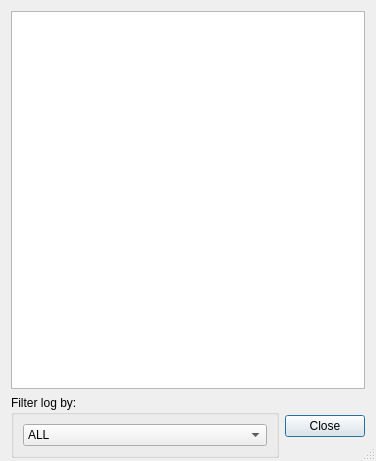
<?xml version="1.0" encoding="UTF-8"?>
<ui version="4.0">
 <class>LogDisplayDialog</class>
 <widget class="QDialog" name="LogDisplayDialog">
  <property name="geometry">
   <rect>
    <x>0</x>
    <y>0</y>
    <width>376</width>
    <height>461</height>
   </rect>
  </property>
  <property name="windowTitle">
   <string>RespeQt Log View</string>
  </property>
  <property name="sizeGripEnabled">
   <bool>true</bool>
  </property>
  <property name="modal">
   <bool>false</bool>
  </property>
  <layout class="QGridLayout" name="gridLayout">
   <property name="bottomMargin">
    <number>3</number>
   </property>
   <item row="0" column="0" colspan="2">
    <widget class="QTextEdit" name="textEdit">
     <property name="readOnly">
      <bool>true</bool>
     </property>
    </widget>
   </item>
   <item row="1" column="0">
    <widget class="QGroupBox" name="groupBox">
     <property name="sizePolicy">
      <sizepolicy hsizetype="Preferred" vsizetype="Preferred">
       <horstretch>0</horstretch>
       <verstretch>0</verstretch>
      </sizepolicy>
     </property>
     <property name="title">
      <string>Filter log by:</string>
     </property>
     <layout class="QHBoxLayout" name="horizontalLayout">
      <item>
       <widget class="QComboBox" name="listByDisk">
        <property name="editable">
         <bool>false</bool>
        </property>
        <property name="currentIndex">
         <number>0</number>
        </property>
        <property name="modelColumn">
         <number>0</number>
        </property>
        <item>
         <property name="text">
          <string>ALL</string>
         </property>
        </item>
        <item>
         <property name="text">
          <string>Disk 1</string>
         </property>
        </item>
        <item>
         <property name="text">
          <string>Disk 2</string>
         </property>
        </item>
        <item>
         <property name="text">
          <string>Disk 3</string>
         </property>
        </item>
        <item>
         <property name="text">
          <string>Disk 4</string>
         </property>
        </item>
        <item>
         <property name="text">
          <string>Disk 5</string>
         </property>
        </item>
        <item>
         <property name="text">
          <string>Disk 6</string>
         </property>
        </item>
        <item>
         <property name="text">
          <string>Disk 7</string>
         </property>
        </item>
        <item>
         <property name="text">
          <string>Disk 8</string>
         </property>
        </item>
        <item>
         <property name="text">
          <string>Disk 9</string>
         </property>
        </item>
        <item>
         <property name="text">
          <string>Disk 10</string>
         </property>
        </item>
        <item>
         <property name="text">
          <string>Disk 11</string>
         </property>
        </item>
        <item>
         <property name="text">
          <string>Disk 12</string>
         </property>
        </item>
        <item>
         <property name="text">
          <string>Disk 13</string>
         </property>
        </item>
        <item>
         <property name="text">
          <string>Disk 14</string>
         </property>
        </item>
        <item>
         <property name="text">
          <string>Disk 15</string>
         </property>
        </item>
       </widget>
      </item>
     </layout>
    </widget>
   </item>
   <item row="1" column="1">
    <widget class="QDialogButtonBox" name="buttonBox">
     <property name="sizePolicy">
      <sizepolicy hsizetype="Fixed" vsizetype="Fixed">
       <horstretch>0</horstretch>
       <verstretch>0</verstretch>
      </sizepolicy>
     </property>
     <property name="standardButtons">
      <set>QDialogButtonBox::Close</set>
     </property>
    </widget>
   </item>
  </layout>
 </widget>
 <resources/>
 <connections>
  <connection>
   <sender>buttonBox</sender>
   <signal>clicked(QAbstractButton*)</signal>
   <receiver>LogDisplayDialog</receiver>
   <slot>accept()</slot>
   <hints>
    <hint type="sourcelabel">
     <x>193</x>
     <y>431</y>
    </hint>
    <hint type="destinationlabel">
     <x>151</x>
     <y>230</y>
    </hint>
   </hints>
  </connection>
  <connection>
   <sender>buttonBox</sender>
   <signal>clicked(QAbstractButton*)</signal>
   <receiver>LogDisplayDialog</receiver>
   <slot>reject()</slot>
   <hints>
    <hint type="sourcelabel">
     <x>193</x>
     <y>431</y>
    </hint>
    <hint type="destinationlabel">
     <x>151</x>
     <y>230</y>
    </hint>
   </hints>
  </connection>
  <connection>
   <sender>listByDisk</sender>
   <signal>currentIndexChanged(QString)</signal>
   <receiver>LogDisplayDialog</receiver>
   <slot>repaint()</slot>
   <hints>
    <hint type="sourcelabel">
     <x>48</x>
     <y>437</y>
    </hint>
    <hint type="destinationlabel">
     <x>151</x>
     <y>230</y>
    </hint>
   </hints>
  </connection>
 </connections>
</ui>
